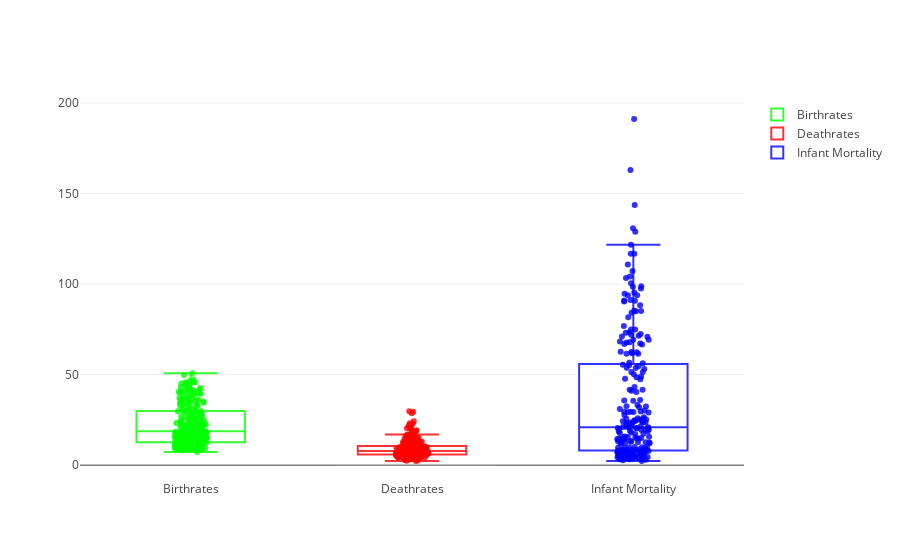

Notebook cell for this chart:
### Markdown cell above
**STEP 13: MORE VISUALIZATION**  
  
**Box plots are another good way to visualize data. Often, columns have similar data. It is convenient to be able to plot them next to each other. Once again we use plotly.graph_objs for this**

### Code cell
trace0 = go.Box(
    y = data.Birthrate,
    name = "Birthrates",
    boxpoints='all',
    pointpos=0,
    fillcolor='rgba(255, 255, 255, 0.8)',
    marker = dict(color = 'rgba(0, 255, 0, 0.8)')
    )

trace1 = go.Box(
    y = data.Deathrate,
    boxpoints='all',
    name = "Deathrates",
    pointpos=0,
    fillcolor='rgba(255, 255, 255, 0.8)',
    marker = dict(color = 'rgba(255, 0, 0, 0.8)')
    )

trace2 = go.Box(
    y = data.Infant_mortality,
    boxpoints='all',
    name = "Infant Mortality",
    pointpos=0,
    fillcolor='rgba(255, 255, 255, 0.8)',
    marker = dict(color = 'rgba(0, 0, 255, 0.8)')
    )

plotdata = go.Figure(data = [trace0,trace1,trace2])
iplot(plotdata)

### Figure 1 — Plotly figure (JSON) as saved in the notebook; plotly's stock layout.template omitted (floating-point values rounded to 4 significant figures; data arrays with more than 128 entries replaced by an {"elided": "..."} marker saying what was removed)
{"data": [{"boxpoints": "all", "fillcolor": "rgba(255, 255, 255, 0.8)", "marker": {"color": "rgba(0, 255, 0, 0.8)"}, "name": "Birthrates", "pointpos": 0, "type": "box", "uid": "3ff7cb80-ce6c-11e8-87ae-9801a7b07cb3", "y": {"elided": "227 float values"}}, {"boxpoints": "all", "fillcolor": "rgba(255, 255, 255, 0.8)", "marker": {"color": "rgba(255, 0, 0, 0.8)"}, "name": "Deathrates", "pointpos": 0, "type": "box", "uid": "3ff7cf4c-ce6c-11e8-9309-9801a7b07cb3", "y": {"elided": "227 float values"}}, {"boxpoints": "all", "fillcolor": "rgba(255, 255, 255, 0.8)", "marker": {"color": "rgba(0, 0, 255, 0.8)"}, "name": "Infant Mortality", "pointpos": 0, "type": "box", "uid": "3ff7d1d7-ce6c-11e8-8885-9801a7b07cb3", "y": {"elided": "227 float values"}}], "layout": {}}
